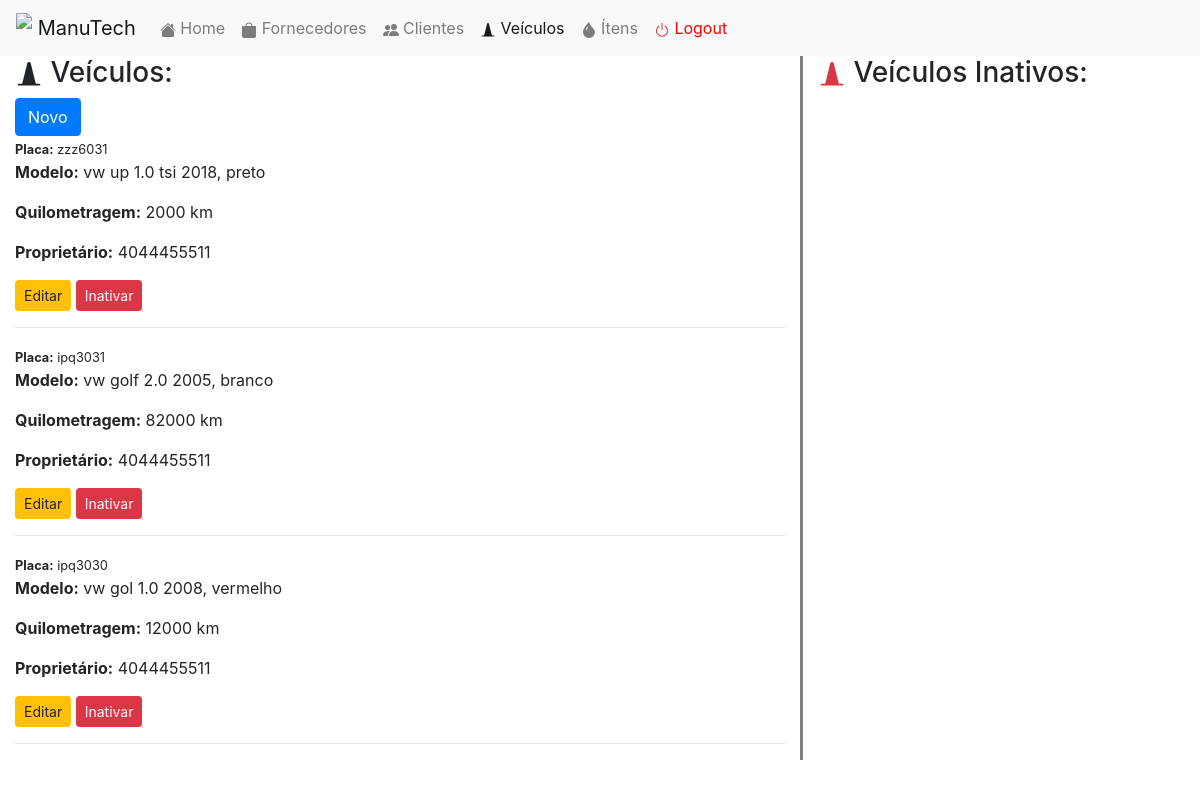
The page /veiculo.php (signed in) on the database its author committed.
### tables this page shows
CREATE TABLE veiculo (
    placa VARCHAR(7) NOT NULL,
    modelo VARCHAR(100) NOT NULL,
    quilometragem FLOAT NOT NULL,
    cpfProprietario BIGINT(11) NOT NULL,
    ativo BOOLEAN NOT NULL DEFAULT true,
    PRIMARY KEY(placa)
) CHARSET=utf8;

### veiculo.php (the view, shortened to what this page needs)
<?php
    require_once 'conect.php';
?>
<!doctype html>
<html lang="pt-br">
<head>
    <link rel="stylesheet" href="https://stackpath.bootstrapcdn.com/bootstrap/4.4.1/css/bootstrap.min.css">
    <link rel="stylesheet" href="estilo.css">
</head>
<body>
<div class="container-fluid">
    <div class="row">
        <div class="col-sm-12" id="menu">
            <nav class="navbar navbar-expand-lg navbar-light bg-light">
                <a class="navbar-brand" href="painel.php"><img src="https://img.icons8.com/material-two-tone/30/000000/car-service.png" class="d-inline-block align-top"> ManuTech</a>
                <div class="collapse navbar-collapse" id="navbarNav">
                    <ul class="navbar-nav">
                        <li class="nav-item"><a class="nav-link" href="painel.php"> Home</a></li>
                        <li class="nav-item"><a class="nav-link" href="fornecedor.php"><svg class="bi bi-bag-fill" width="1em" height="1em" viewBox="0 0 16 16" fill="currentColor" xmlns="http://www.w3.org/2000/svg"><path d="M1 4h14v10a2 2 0 01-2 2H3a2 2 0 01-2-2V4zm7-2.5A2.5 2.5 0 005.5 4h-1a3.5 3.5 0 117 0h-1A2.5 2.5 0 008 1.5z"/></svg> Fornecedores</a></li>
                        <li class="nav-item"><a class="nav-link" href="cliente.php"> Clientes</a></li>
                        <li class="nav-item active"><a class="nav-link" href="veiculo.php"><svg class="bi bi-cone" width="1em" height="1em" viewBox="0 0 16 16" fill="currentColor" xmlns="http://www.w3.org/2000/svg"><path d="M7.03 1.88c.252-1.01 1.688-1.01 1.94 0L12 14H4L7.03 1.88z"/><path fill-rule="evenodd" d="M1.5 14a.5.5 0 01.5-.5h12a.5.5 0 010 1H2a.5.5 0 01-.5-.5z" clip-rule="evenodd"/></svg> Veículos</a></li>
                        <li class="nav-item"><a class="nav-link" href="item.php"> Ítens</a></li>
                        <li class="nav-item"><a class="nav-link" href="logout.php" style="color: red;"> Logout</a></li>
                    </ul>
                </div>
            </nav>
        </div>
    </div>
    <div class="row">
        <div class="col-sm-8">
            <h3><svg class="bi bi-cone" width="1em" height="1em" viewBox="0 0 16 16" fill="currentColor" xmlns="http://www.w3.org/2000/svg"><path d="M7.03 1.88c.252-1.01 1.688-1.01 1.94 0L12 14H4L7.03 1.88z"/><path fill-rule="evenodd" d="M1.5 14a.5.5 0 01.5-.5h12a.5.5 0 010 1H2a.5.5 0 01-.5-.5z" clip-rule="evenodd"/></svg> Veículos:</h3>
            <button type="button" class="btn btn-primary" onclick="window.location.href='addVeiculo.php'">Novo</button><br>
            <?php
            $r = $db->query("SELECT * FROM veiculo WHERE ativo=1 ORDER BY placa DESC");
            $linhas = $r->fetchAll(PDO::FETCH_ASSOC);
            foreach($linhas as $l) {
                echo "
                    <small><strong>Placa:</strong> ".$l['placa']."</small>
                    <p><strong>Modelo:</strong> ".$l['modelo']."</p>
                    <p><strong>Quilometragem:</strong> ".$l['quilometragem']." km</p>
                    <p><strong>Proprietário:</strong> ".$l['cpfProprietario']."</p>
                    <a href='updateVeiculo.php?placa=".base64_encode($l['placa'])."' class='btn btn-warning btn-sm'>Editar</a>
                    <a href='inativarVeiculo.php?placa=".base64_encode($l['placa'])."' class='btn btn-danger btn-sm'>Inativar</a>
                    <hr>
                ";
            }
            ?>
        </div>
        <div class="col-sm-4" id="teste">
            <h3><svg class="bi bi-cone text-danger" width="1em" height="1em" viewBox="0 0 16 16" fill="currentColor" xmlns="http://www.w3.org/2000/svg"><path d="M7.03 1.88c.252-1.01 1.688-1.01 1.94 0L12 14H4L7.03 1.88z"/><path fill-rule="evenodd" d="M1.5 14a.5.5 0 01.5-.5h12a.5.5 0 010 1H2a.5.5 0 01-.5-.5z" clip-rule="evenodd"/></svg> Veículos Inativos:</h3>
        </div>
    </div>
</div>
</body>
</html>

### estilo.css (style rules this page uses)
div#menu { padding: 0%; }
div#teste { border-left: solid gray; }

### rows shown on the page
veiculo: placa "zzz6031", modelo "vw up 1.0 tsi 2018, preto", quilometragem "2000", cpfProprietario "4044455511"
veiculo: placa "ipq3031", modelo "vw golf 2.0 2005, branco", quilometragem "82000", cpfProprietario "4044455511"
veiculo: placa "ipq3030", modelo "vw gol 1.0 2008, vermelho", quilometragem "12000", cpfProprietario "4044455511"
